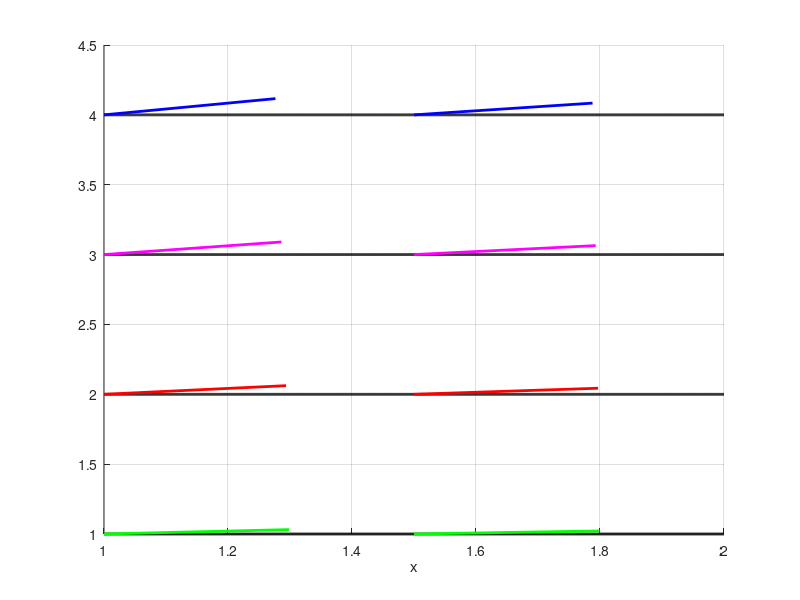

This chart was generated by the following MATLAB code:
% MATLAB script to illustrate how the fractional derivative "rotates" the tangent to the Heaviside function,
% depending on past history (x0 and A).
% Plots Heaviside functions for 4 different A between x_min and x_max.
% At 2 different values of x > x0, displays the fractional derivative as rotated tangent lines on each function.
% Uses analytic formula for Riemann-Liouville fractional derivative: A * (x - x0)^(-alpha) / gamma(1 - alpha)
% Saves a high-resolution plot of size 2400 x 1800 pixels.

% Parameters
alpha = 0.9;
x0 = 0;
gamma_val = gamma(1 - alpha);
A_vals = [1, 2, 3, 4];  % 4 different values of A (varying history amplitude)
x_tang = [1, 1.5];  % 2 different values of x > x0 (varying distance from history)
x_min = 1;  % Plot between x_min and x_max
x_max = 2;
x_plot = linspace(x_min, x_max, 1000);
colors = {'green', 'red', 'magenta', 'blue'};  % Colors for tangents: green (A=1), red (A=2), magenta (A=3), blue (A=4)
arrow_len = 0.3;  % Fixed line length for visualization

% Create figure and set size for export (8x6 inches for 2400x1800 at 300 dpi)
fig = figure;
set(fig, 'Units', 'inches');
set(fig, 'Position', [0 0 8 6]);
set(fig, 'PaperUnits', 'inches');
set(fig, 'PaperPosition', [0 0 8 6]);

hold on;

for i = 1:length(A_vals)
    A = A_vals(i);
    col = colors{i};
    
    % Compute Heaviside function (constant A for x >= x0 in the plot range)
    f = A * ones(size(x_plot));
    
    % Plot the function in black (representing the standard horizontal tangent)
    plot(x_plot, f, 'Color', 'k', 'LineWidth', 2);
    
    % Display fractional derivative as rotated tangent lines at specified x
    for j = 1:length(x_tang)
        x = x_tang(j);
        y = A;  % f(x) = A for x >= x0
        
        % Analytic fractional derivative (generalized slope, showing rotation from standard 0 slope)
        if x > x0
            deriv = A * (x - x0)^(-alpha) / gamma_val;
        else
            deriv = 0;
        end
        
        % Direction vector (1, deriv) normalized and scaled
        vec = [1, deriv];
        nrm = norm(vec);
        if nrm == 0
            u = arrow_len;
            v = 0;
        else
            unit = vec / nrm;
            u = unit(1) * arrow_len;
            v = unit(2) * arrow_len;
        end
        
        % Plot the rotated tangent line segment (no arrow)
        plot([x, x + u], [y, y + v], 'Color', col, 'LineWidth', 2);
    end
end

% Labels (no ylabel)
xlabel('x');
grid on;
hold off;

% Save the plot as high-resolution PNG (2400 x 1800 pixels at 300 dpi)
exportgraphics(fig, 'plot.png', 'Resolution', 300);